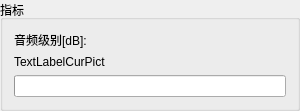
             <widget class="QGroupBox" name="GroupInput">
              <property name="sizePolicy">
               <sizepolicy hsizetype="Expanding" vsizetype="Fixed">
                <horstretch>0</horstretch>
                <verstretch>0</verstretch>
               </sizepolicy>
              </property>
              <property name="minimumSize">
               <size>
                <width>300</width>
                <height>0</height>
               </size>
              </property>
              <property name="title">
               <string>指标</string>
              </property>
              <layout class="QVBoxLayout" name="verticalLayout">
               <item>
                <layout class="QHBoxLayout">
                 <property name="spacing">
                  <number>6</number>
                 </property>
                 <property name="leftMargin">
                  <number>0</number>
                 </property>
                 <property name="topMargin">
                  <number>0</number>
                 </property>
                 <property name="rightMargin">
                  <number>0</number>
                 </property>
                 <property name="bottomMargin">
                  <number>0</number>
                 </property>
                 <item>
                  <widget class="QLabel" name="TextLabelAudioLevel">
                   <property name="text">
                    <string>音频级别[dB]:</string>
                   </property>
                   <property name="wordWrap">
                    <bool>false</bool>
                   </property>
                  </widget>
                 </item>
                 <item>
                  <widget class="QwtThermo" name="ProgrInputLevel" native="true"/>
                 </item>
                </layout>
               </item>
               <item>
                <widget class="QLabel" name="TextLabelCurPict">
                 <property name="text">
                  <string>TextLabelCurPict</string>
                 </property>
                 <property name="wordWrap">
                  <bool>false</bool>
                 </property>
                </widget>
               </item>
               <item>
                <widget class="QProgressBar" name="ProgressBarCurPict"/>
               </item>
              </layout>
             </widget>
